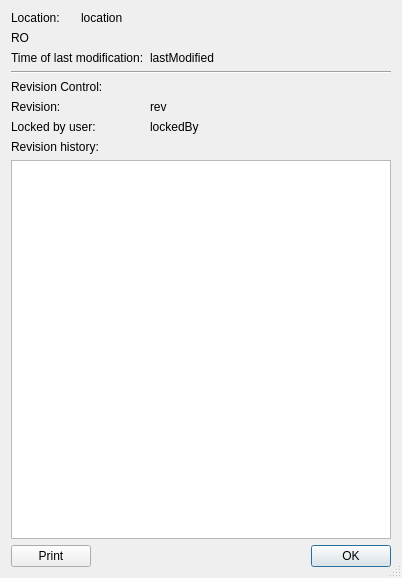
<ui version="4.0" >
 <class>filePropDialog_q</class>
 <widget class="QDialog" name="filePropDialog_q" >
  <property name="windowModality" >
   <enum>Qt::ApplicationModal</enum>
  </property>
  <property name="geometry" >
   <rect>
    <x>0</x>
    <y>0</y>
    <width>402</width>
    <height>578</height>
   </rect>
  </property>
  <property name="windowTitle" >
   <string>File Properties</string>
  </property>
  <property name="sizeGripEnabled" >
   <bool>true</bool>
  </property>
  <property name="modal" >
   <bool>true</bool>
  </property>
  <layout class="QGridLayout" name="gridLayout" >
   <item row="0" column="0" >
    <widget class="QLabel" name="textLabel1" >
     <property name="text" >
      <string>Location:</string>
     </property>
     <property name="wordWrap" >
      <bool>false</bool>
     </property>
    </widget>
   </item>
   <item row="0" column="1" colspan="2" >
    <widget class="QLabel" name="fileLocation" >
     <property name="sizePolicy" >
      <sizepolicy vsizetype="Preferred" hsizetype="Expanding" >
       <horstretch>0</horstretch>
       <verstretch>0</verstretch>
      </sizepolicy>
     </property>
     <property name="text" >
      <string>location</string>
     </property>
     <property name="wordWrap" >
      <bool>false</bool>
     </property>
    </widget>
   </item>
   <item row="1" column="0" colspan="3" >
    <widget class="QLabel" name="fileRO" >
     <property name="text" >
      <string>RO</string>
     </property>
     <property name="wordWrap" >
      <bool>false</bool>
     </property>
    </widget>
   </item>
   <item row="2" column="0" colspan="2" >
    <widget class="QLabel" name="textLabel1_2" >
     <property name="text" >
      <string>Time of last modification:</string>
     </property>
     <property name="wordWrap" >
      <bool>false</bool>
     </property>
    </widget>
   </item>
   <item row="2" column="2" >
    <widget class="QLabel" name="lastModified" >
     <property name="text" >
      <string>lastModified</string>
     </property>
     <property name="wordWrap" >
      <bool>false</bool>
     </property>
    </widget>
   </item>
   <item row="3" column="0" colspan="3" >
    <widget class="Line" name="line5" >
     <property name="frameShape" >
      <enum>QFrame::HLine</enum>
     </property>
     <property name="frameShadow" >
      <enum>QFrame::Sunken</enum>
     </property>
     <property name="orientation" >
      <enum>Qt::Horizontal</enum>
     </property>
    </widget>
   </item>
   <item row="4" column="0" colspan="3" >
    <widget class="QLabel" name="textLabel2" >
     <property name="text" >
      <string>Revision Control:</string>
     </property>
     <property name="wordWrap" >
      <bool>false</bool>
     </property>
    </widget>
   </item>
   <item row="5" column="0" colspan="2" >
    <widget class="QLabel" name="textLabel4" >
     <property name="text" >
      <string>Revision:</string>
     </property>
     <property name="wordWrap" >
      <bool>false</bool>
     </property>
    </widget>
   </item>
   <item row="5" column="2" >
    <widget class="QLabel" name="fileRev" >
     <property name="sizePolicy" >
      <sizepolicy vsizetype="Preferred" hsizetype="Expanding" >
       <horstretch>0</horstretch>
       <verstretch>0</verstretch>
      </sizepolicy>
     </property>
     <property name="text" >
      <string>rev</string>
     </property>
     <property name="wordWrap" >
      <bool>false</bool>
     </property>
    </widget>
   </item>
   <item row="6" column="0" colspan="2" >
    <widget class="QLabel" name="textLabel7" >
     <property name="text" >
      <string>Locked by user:</string>
     </property>
     <property name="wordWrap" >
      <bool>false</bool>
     </property>
    </widget>
   </item>
   <item row="6" column="2" >
    <widget class="QLabel" name="fileLockedBy" >
     <property name="sizePolicy" >
      <sizepolicy vsizetype="Preferred" hsizetype="Expanding" >
       <horstretch>0</horstretch>
       <verstretch>0</verstretch>
      </sizepolicy>
     </property>
     <property name="text" >
      <string>lockedBy</string>
     </property>
     <property name="wordWrap" >
      <bool>false</bool>
     </property>
    </widget>
   </item>
   <item row="7" column="0" colspan="3" >
    <widget class="QLabel" name="textLabel9" >
     <property name="text" >
      <string>Revision history:</string>
     </property>
     <property name="wordWrap" >
      <bool>false</bool>
     </property>
    </widget>
   </item>
   <item row="8" column="0" colspan="3" >
    <widget class="QTextBrowser" name="fileRevHistory" >
     <property name="enabled" >
      <bool>true</bool>
     </property>
    </widget>
   </item>
   <item row="9" column="0" colspan="3" >
    <layout class="QHBoxLayout" name="horizontalLayout" >
     <item>
      <widget class="QPushButton" name="bt_print" >
       <property name="maximumSize" >
        <size>
         <width>100</width>
         <height>16777215</height>
        </size>
       </property>
       <property name="text" >
        <string>Print</string>
       </property>
      </widget>
     </item>
     <item>
      <spacer name="horizontalSpacer" >
       <property name="orientation" >
        <enum>Qt::Horizontal</enum>
       </property>
       <property name="sizeHint" stdset="0" >
        <size>
         <width>40</width>
         <height>20</height>
        </size>
       </property>
      </spacer>
     </item>
     <item>
      <widget class="QPushButton" name="bt_OK" >
       <property name="maximumSize" >
        <size>
         <width>100</width>
         <height>16777215</height>
        </size>
       </property>
       <property name="text" >
        <string>OK</string>
       </property>
       <property name="default" >
        <bool>true</bool>
       </property>
      </widget>
     </item>
    </layout>
   </item>
  </layout>
 </widget>
 <layoutdefault spacing="6" margin="11" />
 <tabstops>
  <tabstop>fileRevHistory</tabstop>
  <tabstop>bt_print</tabstop>
  <tabstop>bt_OK</tabstop>
 </tabstops>
 <resources/>
 <connections>
  <connection>
   <sender>bt_OK</sender>
   <signal>released()</signal>
   <receiver>filePropDialog_q</receiver>
   <slot>close()</slot>
   <hints>
    <hint type="sourcelabel" >
     <x>20</x>
     <y>20</y>
    </hint>
    <hint type="destinationlabel" >
     <x>20</x>
     <y>20</y>
    </hint>
   </hints>
  </connection>
  <connection>
   <sender>bt_print</sender>
   <signal>released()</signal>
   <receiver>filePropDialog_q</receiver>
   <slot>printRevHistory()</slot>
   <hints>
    <hint type="sourcelabel" >
     <x>20</x>
     <y>20</y>
    </hint>
    <hint type="destinationlabel" >
     <x>20</x>
     <y>20</y>
    </hint>
   </hints>
  </connection>
 </connections>
</ui>
